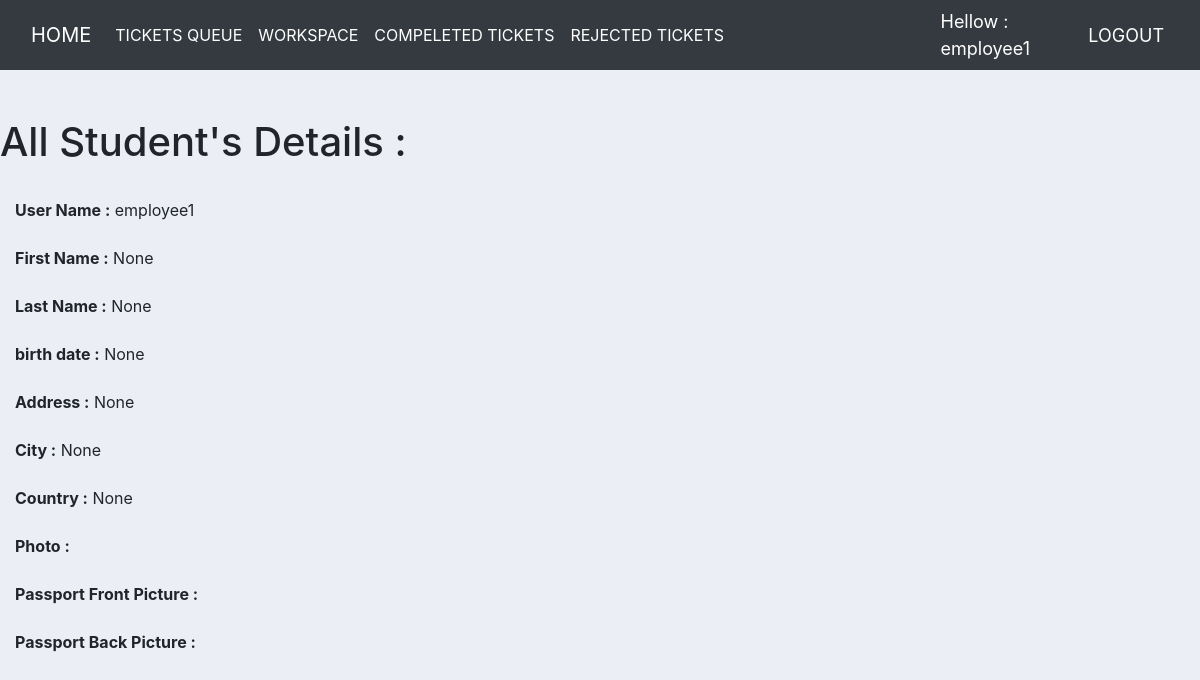
Page /accounts/student_details/ (signed in) on the committed database.
### users/models.py (models this page shows)
class User(AbstractUser):
    is_student = models.BooleanField(default=False)
    is_employee = models.BooleanField(default=False)
    name = models.CharField(max_length=20, null=True, blank=True)
    surename = models.CharField(max_length=20, null=True, blank=True)
    address = models.CharField(max_length=20, null=True, blank=True)
    city = models.CharField(max_length=20, null=True, blank=True)
    country = models.CharField(max_length=20, null=True, blank=True)
    birth_date = models.DateTimeField(null=True, blank=True)
    std_pic = models.ImageField(upload_to='images',null=True, blank=True)
    std_pic_pass_fro = models.ImageField(upload_to='images',null=True, blank=True)
    std_pic_pass_bac = models.ImageField(upload_to='images',null=True, blank=True)
    def __str__(self):
        return self.username

### users/views.py (the view)
# urls.py: path('student_details/', views.student_details, name='student_details'),
def student_details(request):
    std = User.objects.all()
    context = {'std':std}
    return render(request, 'users/student_details.html', context)

### templates/users/student_details.html (shortened to what this page needs)
{% extends 'base.html' %}
{% load widget_tweaks %}
{% block content %}
<h1>All Student's Details :</h1>
<br>
<div class="col"><b>User Name :</b> {{request.user}}</div>
<br>
<div class="col"><b>First Name :</b> {{request.user.name}}</div>
<br>
<div class="col"><b>Last Name :</b> {{request.user.surename}}</div>
<br>
<div class="col"><b>birth date :</b> {{request.user.birth_date}}</div>
<br>
<div class="col"><b>Address :</b> {{request.user.address}}</div>
<br>
<div class="col"><b>City :</b> {{request.user.city}}</div>
<br>
<div class="col"><b>Country :</b> {{request.user.country}}</div>
<br>
<div class="col"><b>Photo :</b> {{request.user.std_pic}}</div>
<br>
<div class="col"><b>Passport Front Picture :</b> {{request.user.std_pic_pass_fro}}</div>
<br>
<div class="col"><b>Passport Back Picture :</b> {{request.user.std_pic_pass_bac}}</div>
<br>
{% endblock content %}

### templates/users/base.html (shortened to what this page needs)
<!DOCTYPE html>
<html lang="en">
<head>
</head>
<body>
    {% if request.user.is_student %}
    <nav class="navbar navbar-expand-lg navbar-dark bg-dark">
        <div class="container-fluid">
            <a class="navbar-brand" href="/">HOME</a>
            <button class="navbar-toggler" type="button" data-bs-toggle="collaps"
                data-target="#navbarSupportedContent" aria-controls="navbarSupportedContent" aria-expanded="false"
                aria-label="Toggle navigation">
                <span class="navbar-toggler-icon"></span>
            </button>
            <div class="collapse navbar-collapse" id="navbarSupportedContent">
                <ul class="navbar-nav me-auto mb-2 mb-lg-0">
                  <li class="nav-item">
                      <a class="nav-link active" href="{% url 'create_ticket' %}"> CREATE TICKET </a>
                    </li>
                  <li class="nav-item">
                      <a class="nav-link active" href="{% url 'all_tickets' %}"> VIEW TICKETS</a>
                  </li>
                  <li class="nav-item">
                    <a class="nav-link active" href="{% url 'update_student' user.pk %}"> UPDATE STUDENT</a>
                </li>
                <li class="nav-item">
                  <a class="nav-link active" href="{% url 'student_details' %}"> STUDENT DETAILS</a>
              </li>
                </ul>
              </div>
        </div>
        <span class="hellow-msg">Hellow : {{request.user}}</span>
        <span ><a class="hellow-msg" href="{% url 'logout' %}">LOGOUT</a></span>
    </nav>
    {% elif request.user.is_employee %}
    <nav class="navbar navbar-expand-lg navbar-dark bg-dark">
        <div class="container-fluid">
            <a class="navbar-brand" href="/">HOME</a>
            <div class="collapse navbar-collapse" id="navbarSupportedContent">
                <ul class="navbar-nav me-auto mb-2 mb-lg-0">
                  <li class="nav-item">
                   <a class="nav-link active" href="{% url 'ticket_queue' %}"> TICKETS QUEUE </a>
                  </li>
                  <li class="nav-item">
                    <a class="nav-link active" href="{% url 'workspace' %}"> WORKSPACE</a>
                  </li>
                  <li class="nav-item">
                    <a class="nav-link active" href="{% url 'all_closed_tickets' %}"> COMPELETED TICKETS</a>
                  </li>
                  <li class="nav-item">
                    <a class="nav-link active" href="{% url 'all_rejected_tickets' %}"> REJECTED TICKETS</a>
                  </li>
                </ul>
              </div>
        </div>
        <span class="hellow-msg">Hellow : {{request.user}}</span>
        <span ><a class="hellow-msg" href="{% url 'logout' %}">LOGOUT</a></span>
    </nav>
    {% endif %}
</body>
</html>

### templates/base.html (style rules this page uses)
body { background-color: #ebeff5; }

### templates/users/base.html (style rules this page uses)
.hellow-msg { font-size: 18px; color: #fff; margin-right: 20px ; }

### rows in the picture
User: user "employee1", user.name "None", user.surename "None", user.birth_date "None", user.address "None", user.city "None", user.country "None"
